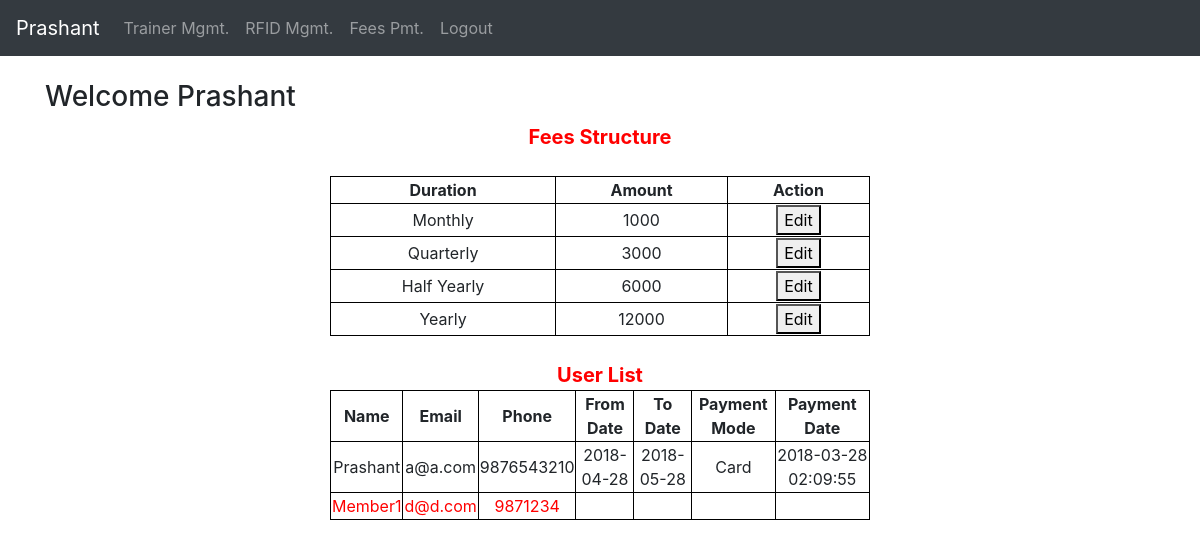
Screenshot of /FeesController (signed in) with the database file from the repository.
### tables this page shows
CREATE TABLE `fee_structure` (
  `duration` int(11) NOT NULL,
  `amount` int(11) NOT NULL,
  PRIMARY KEY (`duration`),
  KEY `fees_structure_uk` (`duration`)
);

CREATE TABLE `user` (
  `id` int(11) NOT NULL AUTO_INCREMENT,
  `email` varchar(45) NOT NULL,
  `password` varchar(45) NOT NULL,
  `address` varchar(45) DEFAULT NULL,
  `phone` varchar(45) DEFAULT NULL,
  `role` varchar(45) NOT NULL,
  `name` varchar(45) NOT NULL,
  PRIMARY KEY (`id`),
  UNIQUE KEY `email_UNIQUE` (`email`,`password`,`role`)
);

CREATE TABLE `fees` (
  `id` int(11) NOT NULL AUTO_INCREMENT,
  `user_id` int(11) NOT NULL,
  `amount` int(11) NOT NULL,
  `from_date` date NOT NULL,
  `to_date` date NOT NULL,
  `payment_mode` varchar(45) NOT NULL,
  `payment_date` datetime NOT NULL,
  PRIMARY KEY (`id`),
  KEY `fees_fk_idx` (`user_id`),
  KEY `fees_uk` (`user_id`,`amount`,`from_date`,`to_date`),
  CONSTRAINT `fees_fk` FOREIGN KEY (`user_id`) REFERENCES `member` (`user_id`) ON DELETE NO ACTION ON UPDATE NO ACTION
);

### application/core/View.php (called while the page is built, shortened)
<?php
class View {
    public function render($file_name) {
        require(APP . 'view/'
        . (
            isset($_SESSION['UROLE'])
            ? ($_SESSION['UROLE'] . '/')
            : ''
        ) .
        'header.php');
        require(APP . 'view/'
        . (
            isset($_SESSION['UROLE']) && $file_name != 'error/404'
            ? ($_SESSION['UROLE'] . '/' . $file_name)
            : $file_name
        ) . '.php');
    }
}
?>

### public/index.php (called while the page is built, shortened)
<?php
require(APP . 'core/Application.php');
require(APP . 'core/View.php');
require(APP . 'model/popo/User.php');
require(APP . 'model/popo/Fees.php');
require(APP . 'model/popo/FeeStructure.php');
new Application();
?>

### application/model/popo/FeeStructure.php (called while the page is built)
<?php
class FeeStructure {
    private $duration;
    private $amount;
    public function getDuration()
    {
    	return $this->duration;
    }
    public function setDuration($duration)
    {
    	$this->duration = $duration;
    }
    public function getAmount()
    {
    	return $this->amount;
    }
    public function setAmount($amount)
    {
    	$this->amount = $amount;
    }
}
?>

### application/model/FeesModel.php (called while the page is built, shortened)
<?php
class FeesModel {
    public static function getFeeStructure() {
        try {
            $pdo = DBEngine::connect();
            $pdo->setAttribute(PDO::ATTR_ERRMODE, PDO::ERRMODE_EXCEPTION);
            $query = "SELECT * FROM fee_structure";
            $statement = $pdo->prepare($query);
            $statement->execute();
            $statement->setFetchMode(PDO::FETCH_ASSOC);
            $result = $statement->fetchAll();
            if (sizeof($result) > 0) {
                $feeStructureList = array();
                for ($i = 0, $l = sizeof($result); $i < $l; $i++) {
                    $curr = $result[$i];
                    $feeStructure = new FeeStructure();
                    $feeStructure->setDuration($curr["duration"]);
                    $feeStructure->setAmount($curr["amount"]);
                    array_push($feeStructureList, $feeStructure);
                }
                return $feeStructureList;
            }
        } catch (Exception $e) {
            echo $e->getMessage();
        } finally {
            DBEngine::disconnect();
        }
        return null;
    }
    public static function getUserList() {
        try {
            $pdo = DBEngine::connect();
            $pdo->setAttribute(PDO::ATTR_ERRMODE, PDO::ERRMODE_EXCEPTION);
            $query = "SELECT * FROM user
            WHERE role = 'U'";
            $statement = $pdo->prepare($query);
            $statement->execute();
            $statement->setFetchMode(PDO::FETCH_ASSOC);
            $result = $statement->fetchAll();
            if (sizeof($result) > 0) {
                $feeList = array();
                for($i = 0, $l = sizeof($result); $i < $l; $i++) {
                    $user = new User();
                    $user->setName($result[$i]['name']);
                    $user->setEmail($result[$i]['email']);
                    $user->setPhone($result[$i]['phone']);
                    $user->setId($result[$i]['id']);
                    $query1 = "SELECT f.id, from_date, to_date, payment_mode, payment_date from user u
                    INNER JOIN fees f
                    ON u.id = user_id
                    WHERE u.id = :userId
                    ORDER BY to_date DESC
                    LIMIT 1";
                    $statement1 = $pdo->prepare($query1);
                    $statement1->execute(
                        array(
                            ':userId' => $user->getId()
                        )
                    );
                    $statement1->setFetchMode(PDO::FETCH_ASSOC);
                    $result1 = $statement1->fetchAll();
                    $fee = new Fees();
                    $fee->setUser($user);
                    if (isset($result1) && sizeof($result1) > 0) {
                        $fee->setId($result1[0]['id']);
                        $fee->setFromDate($result1[0]['from_date']);
                        $fee->setToDate($result1[0]['to_date']);
                        $fee->setPaymentMode($result1[0]['payment_mode']);
                        $fee->setPaymentDate($result1[0]['payment_date']);
                    }
                    array_push($feeList, $fee);
                }
                return $feeList;
            }
        } catch (Exception $e) {
            echo $e->getMessage();
        } finally {
            DBEngine::disconnect();
        }
        return null;
    }
}
?>

### application/model/popo/Fees.php (called while the page is built, shortened)
<?php
class Fees {
    private $id;
    private $user;
    private $fromDate;
    private $toDate;
    private $paymentMode;
    private $paymentDate;
    public function getId()
    {
    	return $this->id;
    }
    public function setId($id)
    {
    	$this->id = $id;
    }
    public function getUser()
    {
    	return $this->user;
    }
    public function setUser($user)
    {
    	$this->user = $user;
    }
    public function getFromDate()
    {
    	return $this->fromDate;
    }
    public function setFromDate($fromDate)
    {
    	$this->fromDate = $fromDate;
    }
    public function getTodate()
    {
    	return $this->toDate;
    }
    public function setTodate($toDate)
    {
    	$this->toDate = $toDate;
    }
    public function getPaymentMode()
    {
    	return $this->paymentMode;
    }
    public function setPaymentMode($paymentMode)
    {
    	$this->paymentMode = $paymentMode;
    }
    public function getPaymentDate()
    {
    	return $this->paymentDate;
    }
    public function setPaymentDate($paymentDate)
    {
    	$this->paymentDate = $paymentDate;
    }
}
?>

### application/model/popo/User.php (called while the page is built, shortened)
<?php
class User {
    protected $name;
    protected $email;
    protected $phone;
    public function getName()
    {
        return $this->name;
    }
    public function setName($name)
    {
        $this->name = $name;
    }
    public function getEmail()
    {
        return $this->email;
    }
    public function setEmail($email)
    {
        $this->email = $email;
    }
    public function getPhone()
    {
        return $this->phone;
    }
    public function setPhone($phone)
    {
        $this->phone = $phone;
    }
}
?>

### application/view/manager/fees_dashboard.php (the view, shortened to what this page needs)
<!Doctype>
<html>
    <head>
    </head>
    <body>
<?php
if (isset($GLOBALS['FeeStructureList']) && sizeof($GLOBALS['FeeStructureList']) > 0) {
?>
        <p class="center" style="font-weight: bold; color: red; font-size: 20px;">Fees Structure</p>
        <br />
        <table class="center">
            <tr>
                <th>Duration</th>
                <th>Amount</th>
                <th>Action</th>
            </tr>
<?php
    $feeStructureList = $GLOBALS['FeeStructureList'];
    $durations = array(1 => "Monthly", 3 => "Quarterly", 6 => "Half Yearly", 12 => "Yearly");
    for ($i = 0, $l = sizeof($feeStructureList); $i < $l; $i++) {
        $feeStructure = $feeStructureList[$i];
?>
            <form method="POST" action="<?php echo URL;?>FeesController/updateFeeStructure" onsubmit="return validateSalary('<?php echo $feeStructure->getDuration();?>')">
<?php
        echo '<tr>'
        . '<td>' . $durations[$feeStructure->getDuration()] . '</td>';
?>
                <td>
                    <span id="spn_<?php echo $feeStructure->getDuration();?>"><?php echo $feeStructure->getAmount();?></span>
                </td>
<?php
        echo '</td>'
        . '<td>';
?>
                <button type="button" onclick="showInputText('<?php echo $feeStructure->getDuration();?>')" id="btn_<?php echo $feeStructure->getDuration();?>">Edit</button>
<?php
        echo '</td>'
        . '</tr>';
?>
            </form>
<?php
    }
?>
        </table>
<?php
}
else {
    echo 'No fees found';
}
?>
<br />
<?php
if(isset($GLOBALS['UserList']) && sizeof($GLOBALS['UserList']) > 0) {
    $userFeeList = $GLOBALS['UserList'];
?>
        <p class="center" style="font-weight: bold; color: red; font-size: 20px;">User List</p>
        <table class="center">
            <tr>
                <th>Name</th>
                <th>Email</th>
                <th>Phone</th>
                <th>From Date</th>
                <th>To Date</th>
                <th>Payment Mode</th>
                <th>Payment Date</th>
            </tr>
<?php
    for($i = 0, $l = sizeof($userFeeList); $i < $l; $i++) {
        if (null !== $userFeeList[$i]->getid() && $userFeeList[$i]->getToDate() > date('Y-m-d H:i:s')) {
            echo "<tr>";
        } else {
            echo "<tr style='color: red;'>";
        }
        echo "<td>" . $userFeeList[$i]->getUser()->getName() . "</td>";
        echo "<td>" . $userFeeList[$i]->getUser()->getEmail() . "</td>";
        echo "<td>" . $userFeeList[$i]->getUser()->getPhone() . "</td>";
        echo "<td>" . $userFeeList[$i]->getFromDate() . "</td>";
        echo "<td>" . $userFeeList[$i]->getToDate() . "</td>";
        echo "<td>" . $userFeeList[$i]->getPaymentMode() . "</td>";
        echo "<td>" . $userFeeList[$i]->getPaymentDate() . "</td>";
        echo "</tr>";
    }
?>
        </table>
<?php
}
?>
    </body>
</html>

### application/view/manager/fees_dashboard.php (style rules this page uses)
table, th, td { border: 1px solid black; text-align: center; }
.center { margin: auto; text-align: center; width: 45%; }

### rows the page displays
fee_structure: duration "Monthly", amount "1000"
fee_structure: duration "Quarterly", amount "3000"
fee_structure: duration "Half Yearly", amount "6000"
fee_structure: duration "Yearly", amount "12000"
fees: from_date "2018-04-28", to_date "2018-05-28", payment_mode "Card", payment_date "2018-03-28 02:09:55"
user: name "Prashant", email "a@a.com", phone "9876543210"
user: name "Member1", email "d@d.com", phone "9871234"

### other values shown
$_SESSION['UNAME'] "Prashant"
